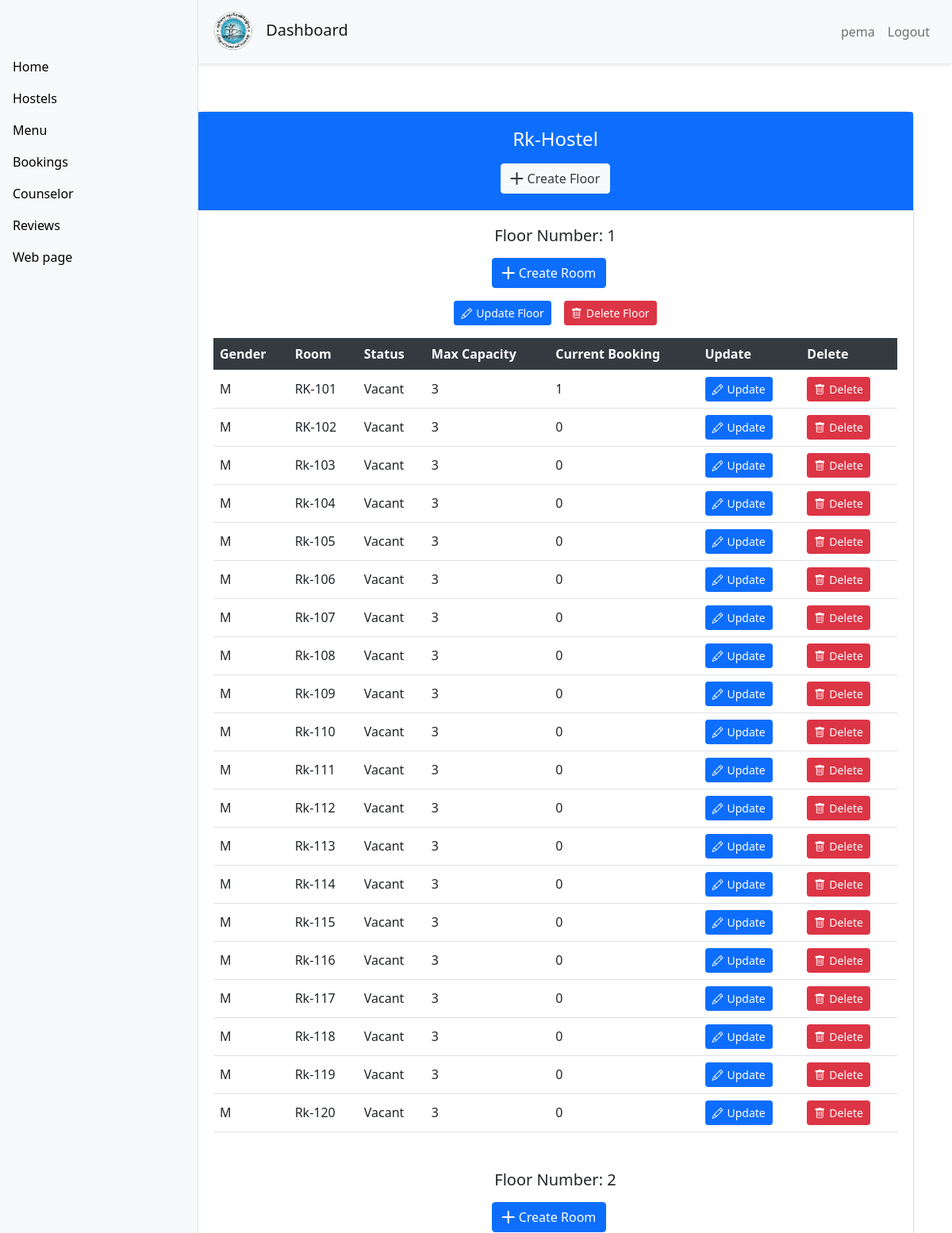
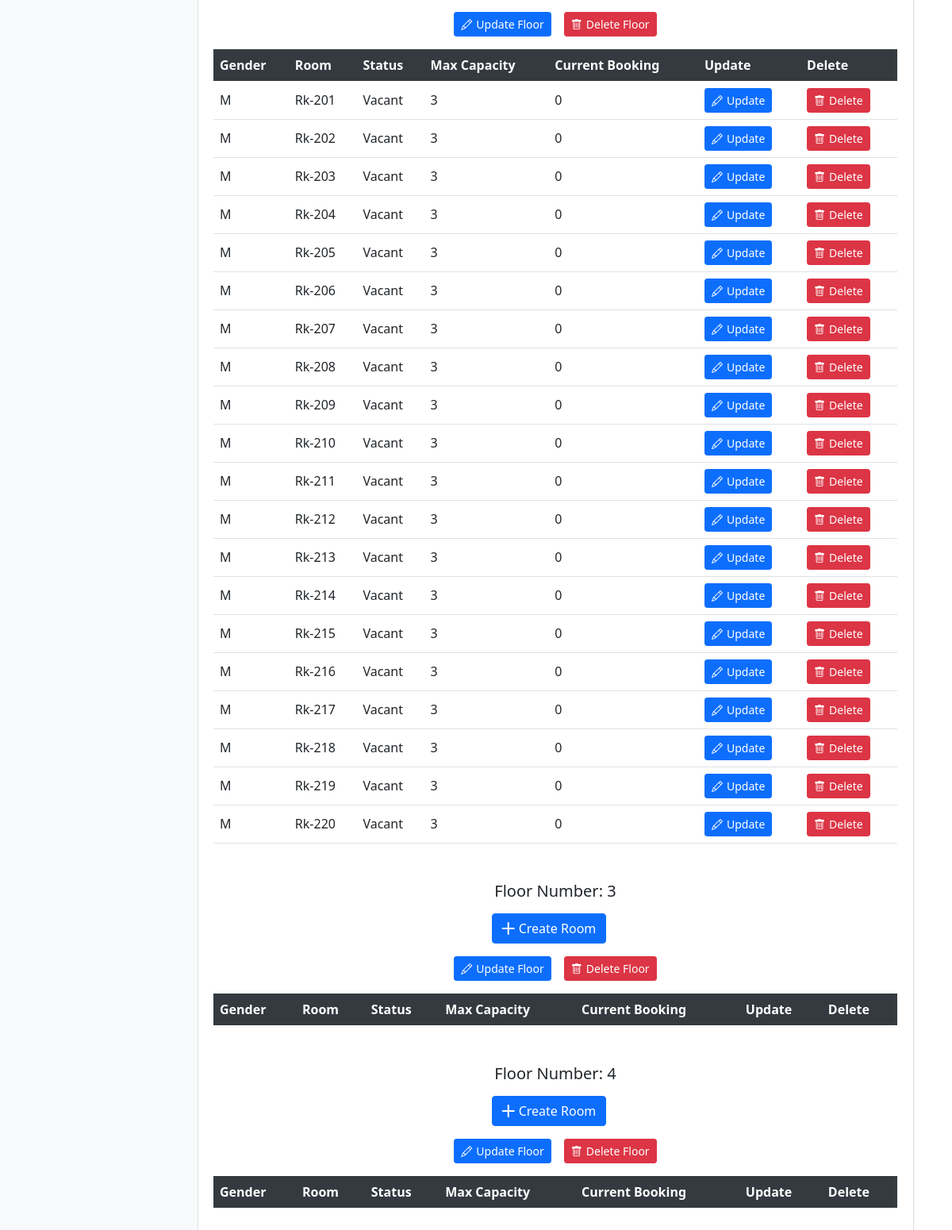
Page /hostel_detail/1/ (signed in) on the committed database (2 pictures, top to bottom).
### APP/models.py (models this page shows, shortened)
class Hostel(models.Model):
    gender = (
        ('M','Male'),
        ('F','Female'),
    )
    name = models.CharField(max_length=200)
    gender = models.CharField(max_length=200,null= True,choices=gender)
    description = models.TextField(max_length=200)
    image = models.ImageField(upload_to='hostels/')

class Floor(models.Model):
    hostel = models.ForeignKey(Hostel,related_name='floors',null=True,on_delete=models.SET_NULL)
    number = models.IntegerField(default=0,null=True)

class Room (models.Model):
    Status = (
        ('Vacant','Vacant'),
        ('Full','Full'),
        ('Maintainece','Maintainece')
    )
    floor = models.ForeignKey(Floor,related_name='rooms' ,null=True,on_delete=models.SET_NULL)
    room = models.CharField(max_length=200)
    max_capacity = models.IntegerField(default=3)
    current_bookings = models.IntegerField(default=0)
    status = models.CharField(max_length=200,choices=Status ,default='Vacant')

### APP/decorators.py (the view)
        def wrapper_func(request, *args, **kwargs):
            group = None
            if request.user.groups.exists():
                group = request.user.groups.all()[0].name
            if group in allowed_roles:
                return view_func(request, *args, **kwargs)
            else:
                return HttpResponse("You are not authorized to view this page.")

### APP/views.py (called while the page is built)
@login_required(login_url='login')
@allowed_users(allowed_roles=['admin'])
def hostel_detail(request,pk):
    hostel = get_object_or_404(Hostel, id=pk)
    floors = hostel.floors.prefetch_related(
        models.Prefetch('rooms', queryset=Room.objects.order_by('room'))
    ).order_by('number')
    context ={
        'hostel': hostel,
        'floor': floors,
    }
    return render(request,'admin_view/hostel_detail.html',context)

### APP/templates/admin_view/hostel_detail.html (shortened to what this page needs)
{% extends 'admin_view/base.html' %}
{% load static %}
{% block content %}
<div class="container mt-5">
    <div class="row">
        <div class="col-md-12">
            <div class="card shadow-sm">
                <div class="card-header bg-primary text-white text-center">
                    <h4 class="card-title">{{ hostel.name }}</h4>
                    <div class="d-flex justify-content-center mt-3">
                        <a href="{% url 'create_floor' hostel.id %}" class="btn btn-light">
                            <i class="bi bi-plus-lg"></i> Create Floor
                        </a>
                    </div>
                </div>
                <div class="card-body">
                    {% for floor in floor %}
                    <div class="mb-5">
                        <h5 class="text-center">Floor Number: {{ floor.number }}</h5>
                        <div class="d-flex justify-content-center mt-3">
                            <a href="{% url 'create_room' floor.id %}" class="btn btn-primary me-3">
                                <i class="bi bi-plus-lg"></i> Create Room
                            </a>
                        </div>
                        <div class="d-flex justify-content-center my-3">
                            <a href="{% url 'floor_update' floor.id %}" class="btn btn-primary btn-sm me-3">
                                <i class="bi bi-pencil"></i> Update Floor
                            </a>
                            <a href="{% url 'floor_delete' floor.id %}" class="btn btn-danger btn-sm">
                                <i class="bi bi-trash"></i> Delete Floor
                            </a>
                        </div>
                        <table class="table table-hover">
                            <thead class="bg-dark text-white">
                                <tr>
                                    <th>Gender</th>
                                    <th>Room</th>
                                    <th>Status</th>
                                    <th>Max Capacity</th>
                                    <th>Current Booking</th>
                                    <th>Update</th>
                                    <th>Delete</th>
                                </tr>
                            </thead>
                            <tbody>
                                {% for room in floor.rooms.all %}
                                <tr>
                                    <td>{{ hostel.gender }}</td>
                                    <td>{{ room.room }}</td>
                                    <td>{{ room.status }}</td>
                                    <td>{{ room.max_capacity }}</td>
                                    <td>{{ room.current_bookings }}</td>
                                    <td>
                                        <a href="{% url 'room_update' room.id %}" class="btn btn-primary btn-sm">
                                            <i class="bi bi-pencil"></i> Update
                                        </a>
                                    </td>
                                    <td>
                                        <a href="{% url 'room_delete' room.id %}" class="btn btn-danger btn-sm">
                                            <i class="bi bi-trash"></i> Delete
                                        </a>
                                    </td>
                                </tr>
                                {% endfor %}
                            </tbody>
                        </table>
                    </div>
                    {% endfor %}
                </div>
            </div>
        </div>
    </div>
</div>
{% endblock %}

### APP/templates/admin_view/base.html (shortened to what this page needs)
<!DOCTYPE html>
<html lang="en">
{% load static %}
<head>
  <link href="https://cdn.jsdelivr.net/npm/bootstrap@5.0.2/dist/css/bootstrap.min.css" rel="stylesheet"
>
  <link href="https://cdnjs.cloudflare.com/ajax/libs/bootstrap-icons/1.5.0/font/bootstrap-icons.min.css"
    rel="stylesheet">
</head>
<body>
  <nav class="navbar navbar-expand-lg navbar-light bg-light topbar">
    <a class="navbar-brand" href="#">
      <img src="{% static 'APP/image/cstlogo176.png' %}" style="width: 50px; height: 50px;" alt="Brand Logo">
      Dashboard
    </a>
    <div class="collapse navbar-collapse">
      <ul class="navbar-nav ms-auto">
        <li class="nav-item">
          <span class="nav-link">{{ user.username }}</span>
        </li>
        <li class="nav-item">
          <a class="nav-link" href="{% url 'logout' %}">Logout</a>
        </li>
      </ul>
    </div>
  </nav>
  <div class="container-fluid">
    <div class="row">
      <nav id="sidebarMenu" class="col-md-3 col-lg-2 d-md-block sidebar">
        <div class="position-sticky pt-3 sidebar-sticky">
          <ul class="nav flex-column">
            {% if request.user.is_staff %}
            <li class="nav-item">
              <a class="nav-link active" href="{% url 'dash' %}">Home</a>
            </li>
            <li class="nav-item">
              <a class="nav-link" href="{% url 'hostel' %}">Hostels</a>
            </li>
            <li class="nav-item">
              <a class="nav-link" href="{% url 'menu_admin' %}">Menu</a>
            </li>
            <li class="nav-item">
              <a class="nav-link" href="{% url 'booking_admin' %}">Bookings</a>
            </li>
            <li class="nav-item">
              <a class="nav-link" href="{% url 'counselor' %}">Counselor</a>
            </li>
            <li class="nav-item">
              <a class="nav-link" href="{%url 'review_admin'%}">Reviews</a>
            </li>
            {% endif %}
            <li class="nav-item">
              <a class="nav-link" href="{% url 'home' %}">Web page</a>
            </li>
          </ul>
        </div>
      </nav>
      <main class="col-md-9 ms-sm-auto col-lg-10 px-md-4 main-content">
        <br>
        <br>
        <br>
        {% block content %}
        {% endblock %}
      </main>
    </div>
  </div>
</body>
</html>

### APP/templates/admin_view/base.html (style rules this page uses)
body { overflow-x: hidden; }
.sidebar { position: fixed; top: 0; bottom: 0; left: 0; z-index: 100; padding: 48px 0 0; width: 250px; background-color: #f8f9fa; box-shadow: inset -1px 0 0 rgba(0, 0, 0, 0.1); }
.sidebar-sticky { position: relative; top: 0; height: calc(100vh - 48px); padding-top: .5rem; overflow-x: hidden; overflow-y: auto; }
.main-content { margin-left: 250px; padding: 20px; }
.navbar-brand img { margin-right: 10px; }
.nav-link { color: #000; font-weight: 500; }
.navbar { padding: 10px 15px; }
.topbar { position: fixed; width: calc(100% - 250px); left: 250px; top: 0; z-index: 99; background-color: #fff; box-shadow: 0 2px 4px rgba(0, 0, 0, 0.1); padding: 10px 20px; }
.topbar .navbar-nav { margin-left: auto; }

### APP/templates/admin_view/hostel_detail.html (style rules this page uses)
.card { border-radius: 10px; box-shadow: 0 4px 8px rgba(0, 0, 0, 0.1); }
.card-header { border-radius: 10px 10px 0 0; padding: 20px; }
.card-body { padding: 20px; }
.table th, .table td { vertical-align: middle; }
.bg-dark { background-color: #343a40 !important; }
.text-white { color: #fff !important; }
.btn-light { color: #343a40; background-color: #f8f9fa; border-color: #f8f9fa; }
.btn { display: inline-flex; align-items: center; }
.btn i { margin-right: 5px; }
.mb-5 { margin-bottom: 3rem !important; }
.mt-5 { margin-top: 3rem !important; }
.me-3 { margin-right: 1rem !important; }
.my-3 { margin-top: 1rem !important; margin-bottom: 1rem !important; }
.d-flex { display: flex !important; }
.justify-content-center { justify-content: center !important; }

### rows in the picture
Hostel: name "Rk-Hostel", gender "M"
Floor: number "1"
Room: room "RK-101", status "Vacant", max_capacity "3", current_bookings "1"
Room: room "RK-102", status "Vacant", max_capacity "3", current_bookings "0"
Room: room "Rk-103", status "Vacant", max_capacity "3", current_bookings "0"
Room: room "Rk-104", status "Vacant", max_capacity "3", current_bookings "0"
Room: room "Rk-105", status "Vacant", max_capacity "3", current_bookings "0"
Room: room "Rk-106", status "Vacant", max_capacity "3", current_bookings "0"
Room: room "Rk-107", status "Vacant", max_capacity "3", current_bookings "0"
Room: room "Rk-108", status "Vacant", max_capacity "3", current_bookings "0"
Room: room "Rk-109", status "Vacant", max_capacity "3", current_bookings "0"
Room: room "Rk-110", status "Vacant", max_capacity "3", current_bookings "0"
Room: room "Rk-111", status "Vacant", max_capacity "3", current_bookings "0"
Room: room "Rk-112", status "Vacant", max_capacity "3", current_bookings "0"
Room: room "Rk-113", status "Vacant", max_capacity "3", current_bookings "0"
Room: room "Rk-114", status "Vacant", max_capacity "3", current_bookings "0"
Room: room "Rk-115", status "Vacant", max_capacity "3", current_bookings "0"
Room: room "Rk-116", status "Vacant", max_capacity "3", current_bookings "0"
Room: room "Rk-117", status "Vacant", max_capacity "3", current_bookings "0"
Room: room "Rk-118", status "Vacant", max_capacity "3", current_bookings "0"
Room: room "Rk-119", status "Vacant", max_capacity "3", current_bookings "0"
Room: room "Rk-120", status "Vacant", max_capacity "3", current_bookings "0"
Floor: number "2"
Room: room "Rk-201", status "Vacant", max_capacity "3", current_bookings "0"
Room: room "Rk-202", status "Vacant", max_capacity "3", current_bookings "0"
Room: room "Rk-203", status "Vacant", max_capacity "3", current_bookings "0"
Room: room "Rk-204", status "Vacant", max_capacity "3", current_bookings "0"
Room: room "Rk-205", status "Vacant", max_capacity "3", current_bookings "0"
Room: room "Rk-206", status "Vacant", max_capacity "3", current_bookings "0"
Room: room "Rk-207", status "Vacant", max_capacity "3", current_bookings "0"
Room: room "Rk-208", status "Vacant", max_capacity "3", current_bookings "0"
Room: room "Rk-209", status "Vacant", max_capacity "3", current_bookings "0"
Room: room "Rk-210", status "Vacant", max_capacity "3", current_bookings "0"
Room: room "Rk-211", status "Vacant", max_capacity "3", current_bookings "0"
Room: room "Rk-212", status "Vacant", max_capacity "3", current_bookings "0"
Room: room "Rk-213", status "Vacant", max_capacity "3", current_bookings "0"
Room: room "Rk-214", status "Vacant", max_capacity "3", current_bookings "0"
Room: room "Rk-215", status "Vacant", max_capacity "3", current_bookings "0"
Room: room "Rk-216", status "Vacant", max_capacity "3", current_bookings "0"
Room: room "Rk-217", status "Vacant", max_capacity "3", current_bookings "0"
Room: room "Rk-218", status "Vacant", max_capacity "3", current_bookings "0"
Room: room "Rk-219", status "Vacant", max_capacity "3", current_bookings "0"
Room: room "Rk-220", status "Vacant", max_capacity "3", current_bookings "0"
Floor: number "3"
Floor: number "4"

### other values in the picture
{{ user.username }} "pema"
